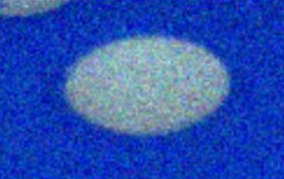
#> input picture Ch8-ComputationalPhoto/assets/die.png, 284 x 179 px
$ jupyter execute '【OpenCV-Python】教程：8-1 图像去噪.ipynb'
#> lines starting #> are read from the running program, lines starting #| are printed output that depends on the picture
[cell 1]
import numpy as np
import cv2
from matplotlib import pyplot as plt

img = cv2.imread("assets/die.png")
#> img is the input picture: shape (179, 284, 3); mean B, G, R 178.2, 80.5, 42.7

dst = cv2.fastNlMeansDenoisingColored(img, None, 10, 10, 7, 21)
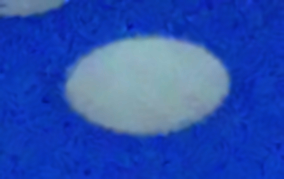
#> dst: shape (179, 284, 3); mean B, G, R 177.8, 79.9, 42.4

cv2.imshow("src image", img)
cv2.imshow("denoised image", dst)

cv2.waitKey(0)
cv2.destroyAllWindows()


$ run again, with Ch8-ComputationalPhoto/assets/messi2.jpg saved as Ch8-ComputationalPhoto/assets/die.png
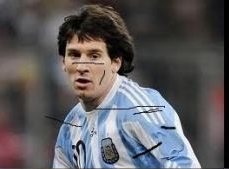
#> input picture Ch8-ComputationalPhoto/assets/messi2.jpg, 229 x 169 px
#> img is the input picture: shape (169, 229, 3); mean B, G, R 92.8, 89.9, 91.9
#> `dst = cv2.fastNlMeansDenoisingColored(img, None, 10, 10, 7, 21)`:
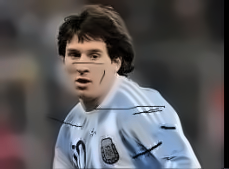
#> dst: shape (169, 229, 3); mean B, G, R 92.3, 89.5, 91.6
